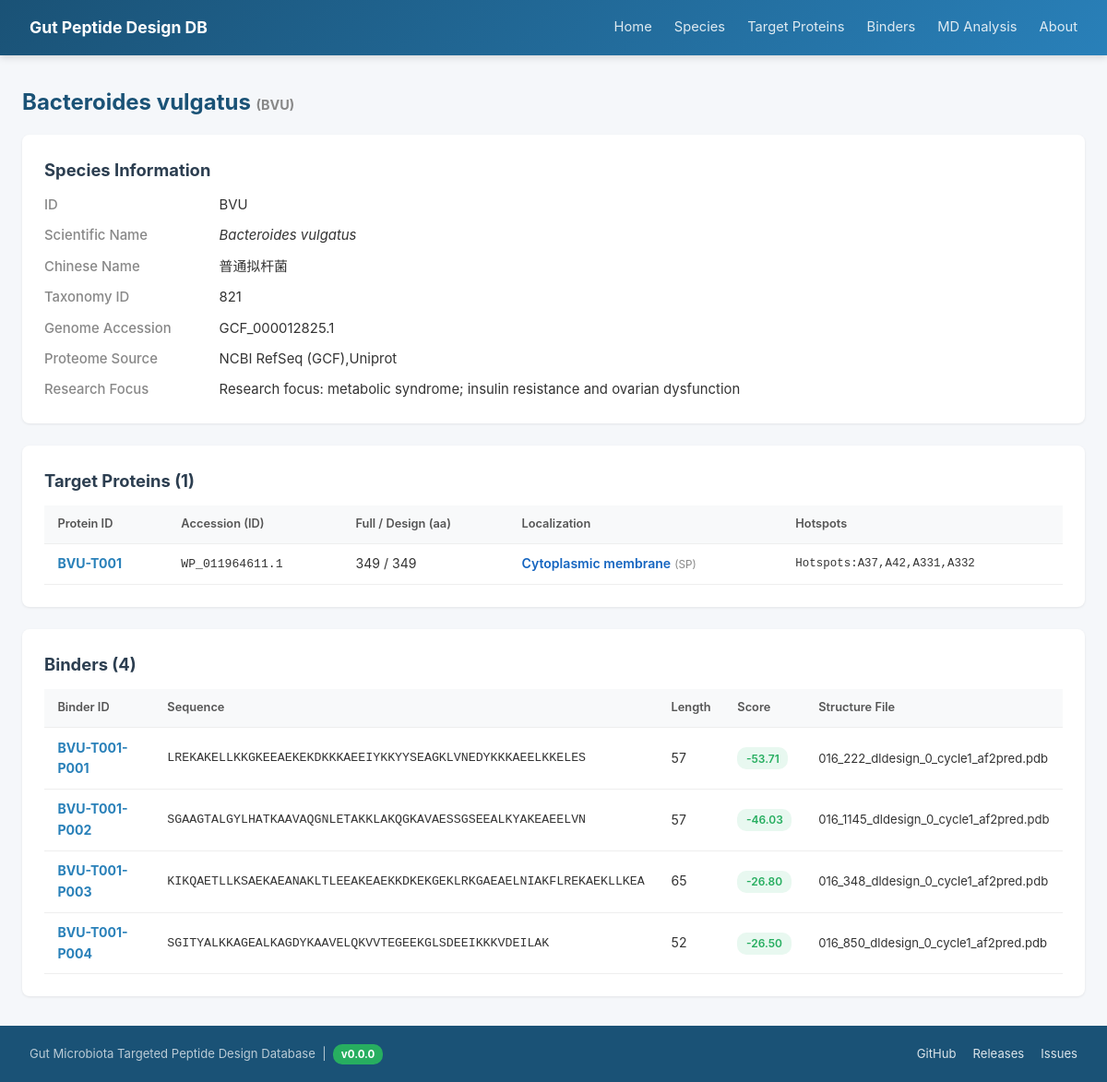
/species/BVU, run on the app's committed database.
### tables this page shows
CREATE TABLE Species (
        Species_ID      TEXT PRIMARY KEY,
        Scientific_Name TEXT NOT NULL,
        Chinese_Name    TEXT,
        Taxonomy_ID     INTEGER,
        Genome_Accession TEXT,
        Proteome_Source TEXT,
        Notes           TEXT
    );

CREATE TABLE Target_Protein (
        Species_ID            TEXT NOT NULL,
        Protein_ID            TEXT PRIMARY KEY,
        ID_Accession          TEXT,
        Full_Length           INTEGER,
        AA_Length             INTEGER,
        Protein_Sequence      TEXT,
        Localization_Evidence TEXT,
        DeepLocPro_Location   TEXT,
        DeepLocPro_ExtProb    REAL,
        SignalP_Category      TEXT,
        SignalP_SPLen         INTEGER,
        DeepTMHMM_Type        TEXT,
        Pfam_Family           TEXT,
        Notes                 TEXT, Full_Sequence TEXT, Design_Region TEXT,
        FOREIGN KEY (Species_ID) REFERENCES Species(Species_ID)
    );

CREATE TABLE Binder (
        Binder_ID       TEXT PRIMARY KEY,
        Species_ID      TEXT NOT NULL,
        Binder_Sequence TEXT,
        Length          INTEGER,
        Raw_Score       REAL,
        dG_sep_norm     REAL,
        dSASA_int       REAL,
        complex_norm    REAL,
        total_score     REAL,
        packstat        REAL,
        hbonds_int      INTEGER,
        pLDDT_total     REAL,
        pLDDT_binder    REAL,
        PAE_interaction REAL,
        binder_RMSD     REAL,
        target_RMSD     REAL,
        Sequence_File   TEXT,
        Structure_File  TEXT,
        Notes           TEXT,
        FOREIGN KEY (Species_ID) REFERENCES Species(Species_ID)
    );

### app.py (the view)
@app.route('/species/<sid>')
def species_detail(sid):
    db = get_db()
    sp = db.execute("SELECT * FROM Species WHERE Species_ID=?", (sid,)).fetchone()
    if not sp: return "未找到", 404
    proteins = db.execute("SELECT * FROM Target_Protein WHERE Species_ID=?", (sid,)).fetchall()
    binders = db.execute("SELECT * FROM Binder WHERE Species_ID=? ORDER BY Raw_Score", (sid,)).fetchall()
    return render_template('species_detail.html', sp=sp, proteins=proteins, binders=binders)

### app.py (called while the page is built)
@app.context_processor
def inject_meta():
    return {'DB_VERSION': DB_VERSION, 'REPO_URL': REPO_URL}

def get_db():
    if 'db' not in g:
        g.db = sqlite3.connect(DB_PATH)
        g.db.row_factory = sqlite3.Row
    return g.db

### templates/species_detail.html (shortened to what this page needs)
{% extends "base.html" %}
{% block content %}
<h1>{{ sp.Scientific_Name }} <small style="font-size:.6em; color:#888;">({{ sp.Species_ID }})</small></h1>
<div class="card">
    <h2>Species Information</h2>
    <div class="detail-grid">
        <div class="detail-label">ID</div><div>{{ sp.Species_ID }}</div>
        <div class="detail-label">Scientific Name</div><div><em>{{ sp.Scientific_Name }}</em></div>
        <div class="detail-label">Chinese Name</div><div>{{ sp.Chinese_Name }}</div>
        <div class="detail-label">Taxonomy ID</div><div>{{ sp.Taxonomy_ID }}</div>
        <div class="detail-label">Genome Accession</div><div>{{ sp.Genome_Accession }}</div>
        <div class="detail-label">Proteome Source</div><div>{{ sp.Proteome_Source }}</div>
        <div class="detail-label">Research Focus</div><div>{{ sp.Notes }}</div>
    </div>
</div>
<div class="card">
    <h2>Target Proteins ({{ proteins|length }})</h2>
    {% if proteins %}
    <table>
        <thead><tr><th>Protein ID</th><th>Accession (ID)</th><th>Full / Design (aa)</th><th>Localization</th><th>Hotspots</th></tr></thead>
        <tbody>
            {% for p in proteins %}
            <tr>
                <td><a href="/proteins/{{ p.Protein_ID }}"><strong>{{ p.Protein_ID }}</strong></a></td>
                <td style="font-family:monospace;font-size:.82rem;">{{ p.ID_Accession }}</td>
                <td>{{ p.Full_Length }} / {{ p.AA_Length }}</td>
                <td>
                    {% if p.DeepLocPro_Location == 'Extracellular' %}<span style="color:#2e7d32;font-weight:600;">Extracellular</span>{% else %}<span style="color:#1565c0;font-weight:600;">Cytoplasmic membrane</span>{% endif %}
                    <small style="color:#888;">({{ p.DeepTMHMM_Type }})</small>
                </td>
                <td style="font-size:.78rem;font-family:monospace;">{{ p.Notes or '-' }}</td>
            </tr>
            {% endfor %}
        </tbody>
    </table>
    {% else %}<div class="empty-state"><p>No target proteins</p></div>{% endif %}
</div>
<div class="card">
    <h2>Binders ({{ binders|length }})</h2>
    {% if binders %}
    <table>
        <thead><tr><th>Binder ID</th><th>Sequence</th><th>Length</th><th>Score</th><th>Structure File</th></tr></thead>
        <tbody>
            {% for b in binders %}
            <tr>
                <td><a href="/binders/{{ b.Binder_ID }}"><strong>{{ b.Binder_ID }}</strong></a></td>
                <td style="font-family:monospace; font-size:.83rem;">{{ b.Binder_Sequence }}</td>
                <td>{{ b.Length or '-' }}</td>
                <td>
                    {% if b.Raw_Score %}
                    <span class="badge {% if b.Raw_Score < -6 %}badge-green{% elif b.Raw_Score < -4 %}badge-blue{% else %}badge-orange{% endif %}">
                        {{ "%.2f"|format(b.Raw_Score) }}
                    </span>{% else %}-{% endif %}
                </td>
                <td style="font-size:.82rem;">{{ b.Structure_File or '-' }}</td>
            </tr>
            {% endfor %}
        </tbody>
    </table>
    {% else %}<div class="empty-state"><p>No binders</p></div>{% endif %}
</div>
{% endblock %}

### templates/base.html (style rules this page uses)
* { margin:0; padding:0; box-sizing:border-box; }
body { font-family:-apple-system,BlinkMacSystemFont,"Segoe UI","PingFang SC","Microsoft YaHei",sans-serif; background:#f5f7fa; color:#333; line-height:1.6; }
.card { background:white; border-radius:8px; box-shadow:0 1px 3px rgba(0,0,0,.08); padding:1.5rem; margin-bottom:1.5rem; }
table { width:100%; border-collapse:collapse; font-size:.88rem; }
th,td { padding:.65rem .9rem; text-align:left; border-bottom:1px solid #eee; }
th { background:#f8f9fa; font-weight:600; color:#555; font-size:.8rem; }
.badge { display:inline-block; padding:.15rem .6rem; border-radius:10px; font-size:.75rem; font-weight:600; }
.badge-green { background:#e8f8f0; color:#27ae60; }
.detail-grid { display:grid; grid-template-columns:180px 1fr; gap:.6rem; font-size:.93rem; }
.detail-label { color:#888; font-weight:500; }
h1 { font-size:1.5rem; margin-bottom:1rem; color:#1a5276; }
h2 { font-size:1.15rem; margin-bottom:.7rem; color:#2c3e50; }
a { color:#2980b9; text-decoration:none; }

### data on the page
Species: Scientific_Name "Bacteroides vulgatus", Species_ID "BVU", Chinese_Name "普通拟杆菌", Taxonomy_ID "821", Genome_Accession "GCF_000012825.1", Proteome_Source "NCBI RefSeq (GCF),Uniprot", Notes "Research focus: metabolic syndrome; insulin resistance and ovarian dysfunction"
Target_Protein: Protein_ID "BVU-T001", ID_Accession "WP_011964611.1", Full_Length "349", AA_Length "349", DeepLocPro_Location "Cytoplasmic membrane", DeepTMHMM_Type "SP", Notes "Hotspots:A37,A42,A331,A332"
Binder: Binder_ID "BVU-T001-P001", Binder_Sequence "LREKAKELLKKGKEEAEKEKDKKKAEEIYKKYYSEAGKLVNEDYKKKAEELKKELES", Length "57", Raw_Score "-53.71", Structure_File "016_222_dldesign_0_cycle1_af2pred.pdb"
Binder: Binder_ID "BVU-T001-P002", Binder_Sequence "SGAAGTALGYLHATKAAVAQGNLETAKKLAKQGKAVAESSGSEEALKYAKEAEELVN", Length "57", Raw_Score "-46.03", Structure_File "016_1145_dldesign_0_cycle1_af2pred.pdb"
Binder: Binder_ID "BVU-T001-P003", Binder_Sequence "KIKQAETLLKSAEKAEANAKLTLEEAKEAEKKDKEKGEKLRKGAEAELNIAKFLREKAEKLLKEA", Length "65", Raw_Score "-26.80", Structure_File "016_348_dldesign_0_cycle1_af2pred.pdb"
Binder: Binder_ID "BVU-T001-P004", Binder_Sequence "SGITYALKKAGEALKAGDYKAAVELQKVVTEGEEKGLSDEEIKKKVDEILAK", Length "52", Raw_Score "-26.50", Structure_File "016_850_dldesign_0_cycle1_af2pred.pdb"

### other printed values
{{ proteins|length }} "1"
{{ binders|length }} "4"
{{ DB_VERSION }} "0.0.0"
